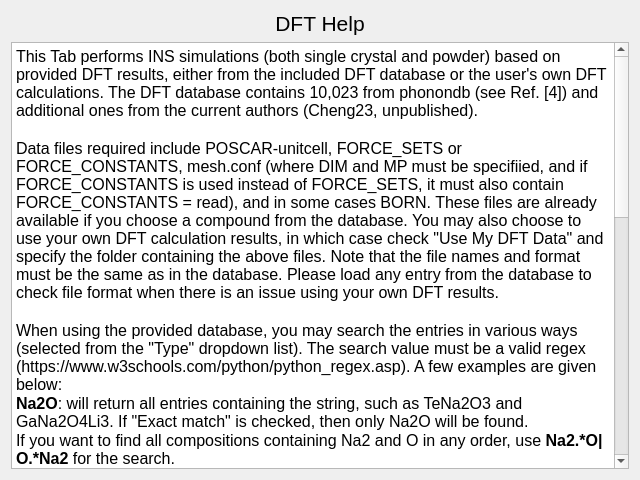
<?xml version="1.0" encoding="UTF-8"?>
<ui version="4.0">
 <class>Help_DFT</class>
 <widget class="QDialog" name="Help_DFT">
  <property name="geometry">
   <rect>
    <x>0</x>
    <y>0</y>
    <width>640</width>
    <height>480</height>
   </rect>
  </property>
  <property name="windowTitle">
   <string>Dialog</string>
  </property>
  <layout class="QVBoxLayout" name="verticalLayout">
   <item>
    <widget class="QLabel" name="label">
     <property name="text">
      <string>&lt;html&gt;&lt;head/&gt;&lt;body&gt;&lt;p align=&quot;center&quot;&gt;&lt;span style=&quot; font-size:16pt;&quot;&gt;DFT Help&lt;/span&gt;&lt;/p&gt;&lt;/body&gt;&lt;/html&gt;</string>
     </property>
    </widget>
   </item>
   <item>
    <widget class="QTextBrowser" name="textBrowser">
     <property name="html">
      <string>&lt;!DOCTYPE HTML PUBLIC &quot;-//W3C//DTD HTML 4.0//EN&quot; &quot;http://www.w3.org/TR/REC-html40/strict.dtd&quot;&gt;
&lt;html&gt;&lt;head&gt;&lt;meta name=&quot;qrichtext&quot; content=&quot;1&quot; /&gt;&lt;meta charset=&quot;utf-8&quot; /&gt;&lt;style type=&quot;text/css&quot;&gt;
p, li { white-space: pre-wrap; }
hr { height: 1px; border-width: 0; }
li.unchecked::marker { content: &quot;\2610&quot;; }
li.checked::marker { content: &quot;\2612&quot;; }
&lt;/style&gt;&lt;/head&gt;&lt;body style=&quot; font-family:'Segoe UI'; font-size:9pt; font-weight:400; font-style:normal;&quot;&gt;
&lt;p style=&quot; margin-top:0px; margin-bottom:0px; margin-left:0px; margin-right:0px; -qt-block-indent:0; text-indent:0px;&quot;&gt;&lt;span style=&quot; font-size:12pt;&quot;&gt;This Tab performs INS simulations (both single crystal and powder) based on provided DFT results, either from the included DFT database or the user's own DFT calculations. The DFT database contains 10,023 from phonondb (see Ref. [4]) and additional ones from the current authors (Cheng23, unpublished). &lt;/span&gt;&lt;/p&gt;
&lt;p style=&quot;-qt-paragraph-type:empty; margin-top:0px; margin-bottom:0px; margin-left:0px; margin-right:0px; -qt-block-indent:0; text-indent:0px; font-size:12pt;&quot;&gt;&lt;br /&gt;&lt;/p&gt;
&lt;p style=&quot; margin-top:0px; margin-bottom:0px; margin-left:0px; margin-right:0px; -qt-block-indent:0; text-indent:0px;&quot;&gt;&lt;span style=&quot; font-size:12pt;&quot;&gt;Data files required include POSCAR-unitcell, FORCE_SETS or FORCE_CONSTANTS, mesh.conf (where DIM and MP must be specifiied, and if FORCE_CONSTANTS is used instead of FORCE_SETS, it must also contain FORCE_CONSTANTS = read), and in some cases BORN. These files are already available if you choose a compound from the database. You may also choose to use your own DFT calculation results, in which case check &amp;quot;Use My DFT Data&amp;quot; and specify the folder containing the above files. Note that the file names and format must be the same as in the database. Please load any entry from the database to check file format when there is an issue using your own DFT results.&lt;/span&gt;&lt;/p&gt;
&lt;p style=&quot;-qt-paragraph-type:empty; margin-top:0px; margin-bottom:0px; margin-left:0px; margin-right:0px; -qt-block-indent:0; text-indent:0px; font-size:12pt;&quot;&gt;&lt;br /&gt;&lt;/p&gt;
&lt;p style=&quot; margin-top:0px; margin-bottom:0px; margin-left:0px; margin-right:0px; -qt-block-indent:0; text-indent:0px;&quot;&gt;&lt;span style=&quot; font-size:12pt;&quot;&gt;When using the provided database, you may search the entries in various ways (selected from the &amp;quot;Type&amp;quot; dropdown list). The search value must be a valid regex (https://www.w3schools.com/python/python_regex.asp). A few examples are given below:&lt;/span&gt;&lt;/p&gt;
&lt;p style=&quot; margin-top:0px; margin-bottom:0px; margin-left:0px; margin-right:0px; -qt-block-indent:0; text-indent:0px;&quot;&gt;&lt;span style=&quot; font-size:12pt; font-weight:700;&quot;&gt;Na2O&lt;/span&gt;&lt;span style=&quot; font-size:12pt;&quot;&gt;: will return all entries containing the string, such as TeNa2O3 and GaNa2O4Li3. If &amp;quot;Exact match&amp;quot; is checked, then only Na2O will be found.&lt;/span&gt;&lt;/p&gt;
&lt;p style=&quot; margin-top:0px; margin-bottom:0px; margin-left:0px; margin-right:0px; -qt-block-indent:0; text-indent:0px;&quot;&gt;&lt;span style=&quot; font-size:12pt;&quot;&gt;If you want to find all compositions containing Na2 and O in any order, use &lt;/span&gt;&lt;span style=&quot; font-size:12pt; font-weight:700;&quot;&gt;Na2.*O|O.*Na2&lt;/span&gt;&lt;span style=&quot; font-size:12pt;&quot;&gt; for the search.&lt;/span&gt;&lt;/p&gt;
&lt;p style=&quot; margin-top:0px; margin-bottom:0px; margin-left:0px; margin-right:0px; -qt-block-indent:0; text-indent:0px;&quot;&gt;&lt;span style=&quot; font-size:12pt;&quot;&gt;If you know the Materials Project ID (the number only), you can find the crystal quickly by searching the ID (e.g., 22862 for NaCl)&lt;/span&gt;&lt;/p&gt;
&lt;p style=&quot; margin-top:0px; margin-bottom:0px; margin-left:0px; margin-right:0px; -qt-block-indent:0; text-indent:0px;&quot;&gt;&lt;span style=&quot; font-size:12pt;&quot;&gt;You may also choose to filter the entries by space group name/number to find materials having a similar structure as what you are interested in.&lt;/span&gt;&lt;/p&gt;
&lt;p style=&quot;-qt-paragraph-type:empty; margin-top:0px; margin-bottom:0px; margin-left:0px; margin-right:0px; -qt-block-indent:0; text-indent:0px; font-size:12pt;&quot;&gt;&lt;br /&gt;&lt;/p&gt;
&lt;p style=&quot; margin-top:0px; margin-bottom:0px; margin-left:0px; margin-right:0px; -qt-block-indent:0; text-indent:0px;&quot;&gt;&lt;span style=&quot; font-size:12pt;&quot;&gt;Once you find the crystal, click on it to choose (the chosen one will be highlighted). Click &amp;quot;Load selected model&amp;quot; to copy the input files.&lt;/span&gt;&lt;/p&gt;
&lt;p style=&quot;-qt-paragraph-type:empty; margin-top:0px; margin-bottom:0px; margin-left:0px; margin-right:0px; -qt-block-indent:0; text-indent:0px; font-size:12pt;&quot;&gt;&lt;br /&gt;&lt;/p&gt;
&lt;p style=&quot; margin-top:0px; margin-bottom:0px; margin-left:0px; margin-right:0px; -qt-block-indent:0; text-indent:0px;&quot;&gt;&lt;span style=&quot; font-size:12pt;&quot;&gt;Step 2 is optional, but it is often convenient to view the crystal structure and check the phonon dispersion and DOS before the INS simulation. In some cases, negative frequencies (imaginary modes) exist, which could indicate issues in modeling or actual instability of the structure. It is essential to be aware of this situation when interpreting the results.&lt;/span&gt;&lt;/p&gt;
&lt;p style=&quot;-qt-paragraph-type:empty; margin-top:0px; margin-bottom:0px; margin-left:0px; margin-right:0px; -qt-block-indent:0; text-indent:0px; font-size:12pt;&quot;&gt;&lt;br /&gt;&lt;/p&gt;
&lt;p style=&quot; margin-top:0px; margin-bottom:0px; margin-left:0px; margin-right:0px; -qt-block-indent:0; text-indent:0px;&quot;&gt;&lt;span style=&quot; font-size:12pt;&quot;&gt;Step 3: Set up INS simulation (Phonopy and OCLIMAX). This step generates a *.params file in the working directory. Detailed instructions can be found in the popup window (the help button within).&lt;/span&gt;&lt;/p&gt;
&lt;p style=&quot;-qt-paragraph-type:empty; margin-top:0px; margin-bottom:0px; margin-left:0px; margin-right:0px; -qt-block-indent:0; text-indent:0px; font-size:12pt;&quot;&gt;&lt;br /&gt;&lt;/p&gt;
&lt;p style=&quot; margin-top:0px; margin-bottom:0px; margin-left:0px; margin-right:0px; -qt-block-indent:0; text-indent:0px;&quot;&gt;&lt;span style=&quot; font-size:12pt;&quot;&gt;Step 4: Run INS simulation. Depending on the size/complexity of the calculation, the time needed to complete this step can vary significantly. Monitor the terminal output for progress. Generally speaking, the run time is determined by the size of the mesh.yaml in the working directory, as well as the requested quality of the calculation (number of  E and Q bins). As a rule of thumb, the size of the mesh.yaml file should be smaller than 1GB (in most cases on the order of 10~100MB), the number of E bins should be less than a few thousand for 1D spectra, and the number of E and Q bins should be less than a few hundred each for 2D spectra. When in doubt, it is recommended to start from a relatively coarse calculation and then gradually increase the quality to achieve convergence without making the run time unacceptably long.&lt;/span&gt;&lt;/p&gt;
&lt;p style=&quot;-qt-paragraph-type:empty; margin-top:0px; margin-bottom:0px; margin-left:0px; margin-right:0px; -qt-block-indent:0; text-indent:0px; font-size:12pt;&quot;&gt;&lt;br /&gt;&lt;/p&gt;
&lt;p style=&quot; margin-top:0px; margin-bottom:0px; margin-left:0px; margin-right:0px; -qt-block-indent:0; text-indent:0px;&quot;&gt;&lt;span style=&quot; font-size:12pt;&quot;&gt;Step 5: Plot the resulting spectra. For 2D spectra, you may make an interactive cross-section plot where 1D cuts along X and Y will be displayed following the cursor. You may open multiple plots simultaneously. Data files will have a time stamp in their names so they are not overwritten.&lt;/span&gt;&lt;/p&gt;&lt;/body&gt;&lt;/html&gt;</string>
     </property>
    </widget>
   </item>
  </layout>
 </widget>
 <resources/>
 <connections/>
</ui>
